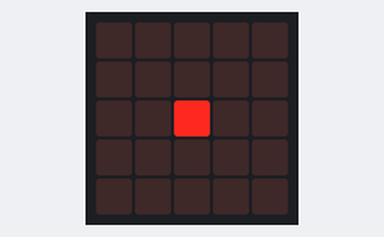
This program was run on a simulated BBC micro:bit (MakeCode). Parts: the board's 5×5 LED display.

Above: at 0.2 s.
At 1.1 s:
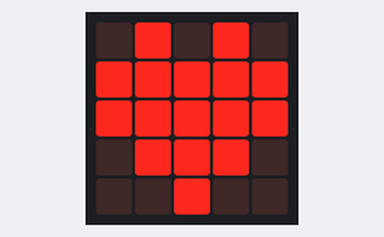
At 1.7 s:
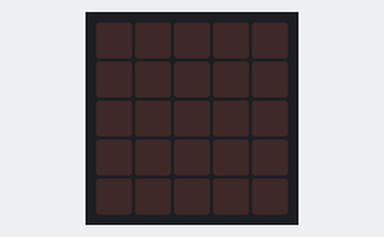

The program:

main.ts
```typescript
basic.forever(function () {
    basic.showLeds(`
        . . . . .
        . . . . .
        . . # . .
        . . . . .
        . . . . .
        `)
    basic.showIcon(IconNames.SmallHeart)
    basic.showIcon(IconNames.Heart)
    basic.clearScreen()
    basic.pause(1500)
})
```

test.ts
```typescript
// 在此处测试；当此软件包作为插件使用时，将不会编译此软件包。
```

Measured:
- by itself, everything shown: repeats every 3.1 s, in 4 steps
- what the display in image 1 shows lasts 0.6 s, from 1.0 s to 1.6 s
- what the display in image 2 shows lasts 1.5 s, from 1.6 s to 3.1 s
